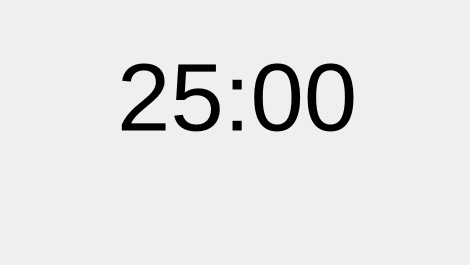
<?xml version="1.0" encoding="UTF-8"?>
<ui version="4.0">
 <class>Widget</class>
 <widget class="QWidget" name="Widget">
  <property name="geometry">
   <rect>
    <x>0</x>
    <y>0</y>
    <width>470</width>
    <height>265</height>
   </rect>
  </property>
  <property name="sizePolicy">
   <sizepolicy hsizetype="Preferred" vsizetype="Preferred">
    <horstretch>0</horstretch>
    <verstretch>0</verstretch>
   </sizepolicy>
  </property>
  <property name="minimumSize">
   <size>
    <width>470</width>
    <height>265</height>
   </size>
  </property>
  <property name="windowTitle">
   <string>Form</string>
  </property>
  <layout class="QGridLayout" name="gridLayout">
   <item row="0" column="0">
    <layout class="QVBoxLayout" name="verticalLayout">
     <item>
      <widget class="DTitlebar" name="titlebar" native="true">
       <property name="minimumSize">
        <size>
         <width>0</width>
         <height>20</height>
        </size>
       </property>
      </widget>
     </item>
     <item>
      <widget class="QStackedWidget" name="stackedWidget">
       <property name="currentIndex">
        <number>0</number>
       </property>
       <widget class="QWidget" name="page">
        <widget class="QWidget" name="layoutWidget">
         <property name="geometry">
          <rect>
           <x>0</x>
           <y>-30</y>
           <width>452</width>
           <height>181</height>
          </rect>
         </property>
         <layout class="QHBoxLayout" name="horizontalLayout">
          <item>
           <spacer name="horizontalSpacer">
            <property name="orientation">
             <enum>Qt::Horizontal</enum>
            </property>
            <property name="sizeHint" stdset="0">
             <size>
              <width>40</width>
              <height>20</height>
             </size>
            </property>
           </spacer>
          </item>
          <item>
           <widget class="QLabel" name="time">
            <property name="sizePolicy">
             <sizepolicy hsizetype="Preferred" vsizetype="Preferred">
              <horstretch>0</horstretch>
              <verstretch>0</verstretch>
             </sizepolicy>
            </property>
            <property name="minimumSize">
             <size>
              <width>0</width>
              <height>0</height>
             </size>
            </property>
            <property name="maximumSize">
             <size>
              <width>431</width>
              <height>16777215</height>
             </size>
            </property>
            <property name="font">
             <font>
              <pointsize>72</pointsize>
             </font>
            </property>
            <property name="text">
             <string>25:00</string>
            </property>
           </widget>
          </item>
          <item>
           <spacer name="horizontalSpacer_2">
            <property name="orientation">
             <enum>Qt::Horizontal</enum>
            </property>
            <property name="sizeHint" stdset="0">
             <size>
              <width>40</width>
              <height>20</height>
             </size>
            </property>
           </spacer>
          </item>
         </layout>
        </widget>
        <widget class="QWidget" name="layoutWidget">
         <property name="geometry">
          <rect>
           <x>0</x>
           <y>150</y>
           <width>454</width>
           <height>31</height>
          </rect>
         </property>
         <layout class="QHBoxLayout" name="horizontalLayout_2">
          <item>
           <spacer name="horizontalSpacer_3">
            <property name="orientation">
             <enum>Qt::Horizontal</enum>
            </property>
            <property name="sizeHint" stdset="0">
             <size>
              <width>40</width>
              <height>20</height>
             </size>
            </property>
           </spacer>
          </item>
          <item>
           <widget class="DSwitchButton" name="switchbutton" native="true"/>
          </item>
          <item>
           <spacer name="horizontalSpacer_4">
            <property name="orientation">
             <enum>Qt::Horizontal</enum>
            </property>
            <property name="sizeHint" stdset="0">
             <size>
              <width>40</width>
              <height>20</height>
             </size>
            </property>
           </spacer>
          </item>
         </layout>
        </widget>
       </widget>
       <widget class="QWidget" name="page_2"/>
      </widget>
     </item>
    </layout>
   </item>
  </layout>
 </widget>
 <customwidgets>
  <customwidget>
   <class>DTitlebar</class>
   <extends>QWidget</extends>
   <header location="global">dtitlebar.h</header>
   <container>1</container>
  </customwidget>
  <customwidget>
   <class>DSwitchButton</class>
   <extends>QWidget</extends>
   <header>dswitchbutton.h</header>
  </customwidget>
 </customwidgets>
 <resources/>
 <connections/>
</ui>
